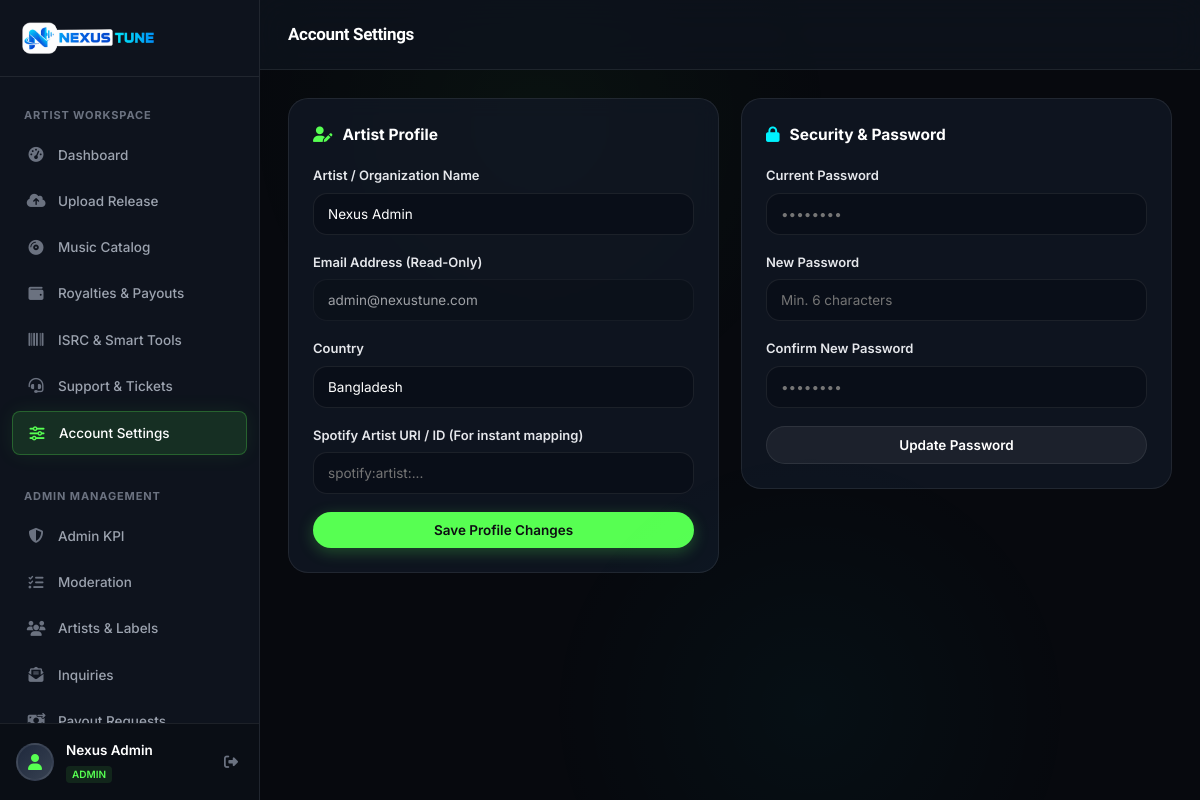
The page /settings.php (signed in) on the database its author committed.
### tables this page shows
CREATE TABLE users (
            id INTEGER PRIMARY KEY AUTOINCREMENT,
            name TEXT NOT NULL,
            email TEXT UNIQUE NOT NULL,
            password TEXT NOT NULL,
            role TEXT DEFAULT 'artist',
            account_type TEXT DEFAULT 'Individual Artist',
            country TEXT DEFAULT 'Bangladesh',
            avatar TEXT DEFAULT '',
            status TEXT DEFAULT 'active',
            spotify_id TEXT DEFAULT '',
            created_at DATETIME DEFAULT CURRENT_TIMESTAMP
        , email_verified INTEGER DEFAULT 0, verification_token TEXT DEFAULT '', verification_expires DATETIME DEFAULT NULL);

### includes/auth.php (called while the page is built, shortened)
<?php
require_once __DIR__ . '/../config/db.php';
function isLoggedIn() {
    return isset($_SESSION['user_id']) && !empty($_SESSION['user_id']);
}
function isAdmin() {
    return isLoggedIn() && isset($_SESSION['user_role']) && $_SESSION['user_role'] === 'admin';
}
function currentUser() {
    global $pdo;
    $stmt = $pdo->prepare("SELECT * FROM users WHERE id = ?");
    $stmt->execute([$_SESSION['user_id']]);
    return $stmt->fetch();
}

### settings.php (the view, shortened to what this page needs)
<?php
require_once __DIR__ . '/includes/auth.php';
require_once __DIR__ . '/includes/header.php';
require_once __DIR__ . '/includes/sidebar.php';
?>
<div class="app-main">
    <header class="app-header">
        <div class="header-left">
            <h1 class="page-title">Account Settings</h1>
        </div>
    </header>
    <main class="page-body">
        <div class="grid-2col">
            <div class="glass-card">
                <div class="card-header">
                    <div class="card-title"><i class="fa-solid fa-user-pen" style="color: var(--color-primary);"></i> Artist Profile</div>
                </div>
                <form method="POST" action="settings">
                    <div class="form-group">
                        <label class="form-label">Artist / Organization Name</label>
                        <input type="text" name="name" class="form-control" value="<?= htmlspecialchars($user['name']) ?>" required>
                    </div>
                    <div class="form-group">
                        <label class="form-label">Email Address (Read-Only)</label>
                        <input type="email" class="form-control" value="<?= htmlspecialchars($user['email']) ?>" readonly style="opacity: 0.6;">
                    </div>
                    <div class="form-group">
                        <label class="form-label">Country</label>
                        <input type="text" name="country" class="form-control" value="<?= htmlspecialchars($user['country']) ?>">
                    </div>
                    <div class="form-group">
                        <label class="form-label">Spotify Artist URI / ID (For instant mapping)</label>
                        <input type="text" name="spotify_id" class="form-control" placeholder="spotify:artist:..." value="<?= htmlspecialchars($user['spotify_id'] ?? '') ?>">
                    </div>
                    <button type="submit" class="btn btn-primary" style="width: 100%;">Save Profile Changes</button>
                </form>
            </div>
            <div class="glass-card">
                <div class="card-header">
                    <div class="card-title"><i class="fa-solid fa-lock" style="color: var(--color-secondary);"></i> Security & Password</div>
                </div>
                <form method="POST" action="settings">
                    <div class="form-group">
                        <label class="form-label">Current Password</label>
                        <input type="password" name="current_password" class="form-control" placeholder="••••••••" required>
                    </div>
                    <div class="form-group">
                        <label class="form-label">New Password</label>
                        <input type="password" name="new_password" class="form-control" placeholder="Min. 6 characters" required>
                    </div>
                    <div class="form-group">
                        <label class="form-label">Confirm New Password</label>
                        <input type="password" name="confirm_password" class="form-control" placeholder="••••••••" required>
                    </div>
                    <button type="submit" class="btn btn-secondary" style="width: 100%;">Update Password</button>
                </form>
            </div>
        </div>
    </main>
</div>
<?php require_once __DIR__ . '/includes/footer.php'; ?>

### includes/sidebar.php (shortened to what this page needs)
<?php
require_once __DIR__ . '/auth.php';
$user = currentUser();
$current_page = basename($_SERVER['PHP_SELF'], '.php');
?>
<aside class="app-sidebar" id="appSidebar">
        <div class="sidebar-brand">
        <a href="dashboard" style="display: flex; align-items: center; gap: 10px; text-decoration: none;">
            <img src="assets/images/logo.png" alt="Nexus Tune" style="height: 36px; max-width: 170px; object-fit: contain;">
        </a>
    </div>
    <div class="sidebar-nav">
        <div class="nav-section-title">Artist Workspace</div>
        <a href="dashboard" class="nav-item <?= $current_page === 'dashboard' ? 'active' : '' ?>">
            <span class="nav-icon"><i class="fa-solid fa-gauge-high"></i></span>
            <span>Dashboard</span>
        </a>
        <a href="create-release" class="nav-item <?= $current_page === 'create-release' ? 'active' : '' ?>">
            <span class="nav-icon"><i class="fa-solid fa-cloud-arrow-up"></i></span>
            <span>Upload Release</span>
        </a>
        <a href="releases" class="nav-item <?= in_array($current_page, ['releases', 'release-view']) ? 'active' : '' ?>">
            <span class="nav-icon"><i class="fa-solid fa-compact-disc"></i></span>
            <span>Music Catalog</span>
        </a>
        <a href="royalties" class="nav-item <?= $current_page === 'royalties' ? 'active' : '' ?>">
            <span class="nav-icon"><i class="fa-solid fa-wallet"></i></span>
            <span>Royalties & Payouts</span>
        </a>
        <a href="tools" class="nav-item <?= $current_page === 'tools' ? 'active' : '' ?>">
            <span class="nav-icon"><i class="fa-solid fa-barcode"></i></span>
            <span>ISRC & Smart Tools</span>
        </a>
        <a href="support" class="nav-item <?= $current_page === 'support' ? 'active' : '' ?>">
            <span class="nav-icon"><i class="fa-solid fa-headset"></i></span>
            <span>Support & Tickets</span>
        </a>
        <a href="settings" class="nav-item <?= $current_page === 'settings' ? 'active' : '' ?>">
            <span class="nav-icon"><i class="fa-solid fa-sliders"></i></span>
            <span>Account Settings</span>
        </a>
        <?php if (isAdmin()): ?>
            <div class="nav-section-title" style="margin-top: 15px;">Admin Management</div>
            <a href="admin" class="nav-item <?= $current_page === 'admin' ? 'active' : '' ?>">
                <span class="nav-icon"><i class="fa-solid fa-shield-halved"></i></span>
                <span>Admin KPI</span>
            </a>
            <a href="admin-releases" class="nav-item <?= $current_page === 'admin-releases' ? 'active' : '' ?>">
                <span class="nav-icon"><i class="fa-solid fa-list-check"></i></span>
                <span>Moderation</span>
            </a>
            <a href="admin-users" class="nav-item <?= $current_page === 'admin-users' ? 'active' : '' ?>">
                <span class="nav-icon"><i class="fa-solid fa-users"></i></span>
                <span>Artists & Labels</span>
            </a>
            <a href="admin-contacts" class="nav-item <?= $current_page === 'admin-contacts' ? 'active' : '' ?>">
                <span class="nav-icon"><i class="fa-solid fa-envelope-open-text"></i></span>
                <span>Inquiries</span>
            </a>
            <a href="admin-payouts" class="nav-item <?= $current_page === 'admin-payouts' ? 'active' : '' ?>">
                <span class="nav-icon"><i class="fa-solid fa-money-bill-transfer"></i></span>
                <span>Payout Requests</span>
            </a>
        <?php endif; ?>
    </div>
    <div class="sidebar-footer">
        <div class="user-snippet">
            <div class="user-avatar">
                <i class="fa-solid fa-user"></i>
            </div>
            <div class="user-details">
                <div class="user-name"><?= htmlspecialchars($user['name'] ?? 'Artist') ?></div>
                <div class="user-role-badge"><?= htmlspecialchars($user['role'] ?? 'Artist') ?></div>
            </div>
            <a href="logout" title="Logout" style="color: var(--text-dim); padding: 5px; font-size: 14px;">
                <i class="fa-solid fa-right-from-bracket"></i>
            </a>
        </div>
    </div>
</aside>

### rows shown on the page
users: name "Nexus Admin", role "ADMIN", email "admin@nexustune.com", country "Bangladesh"
